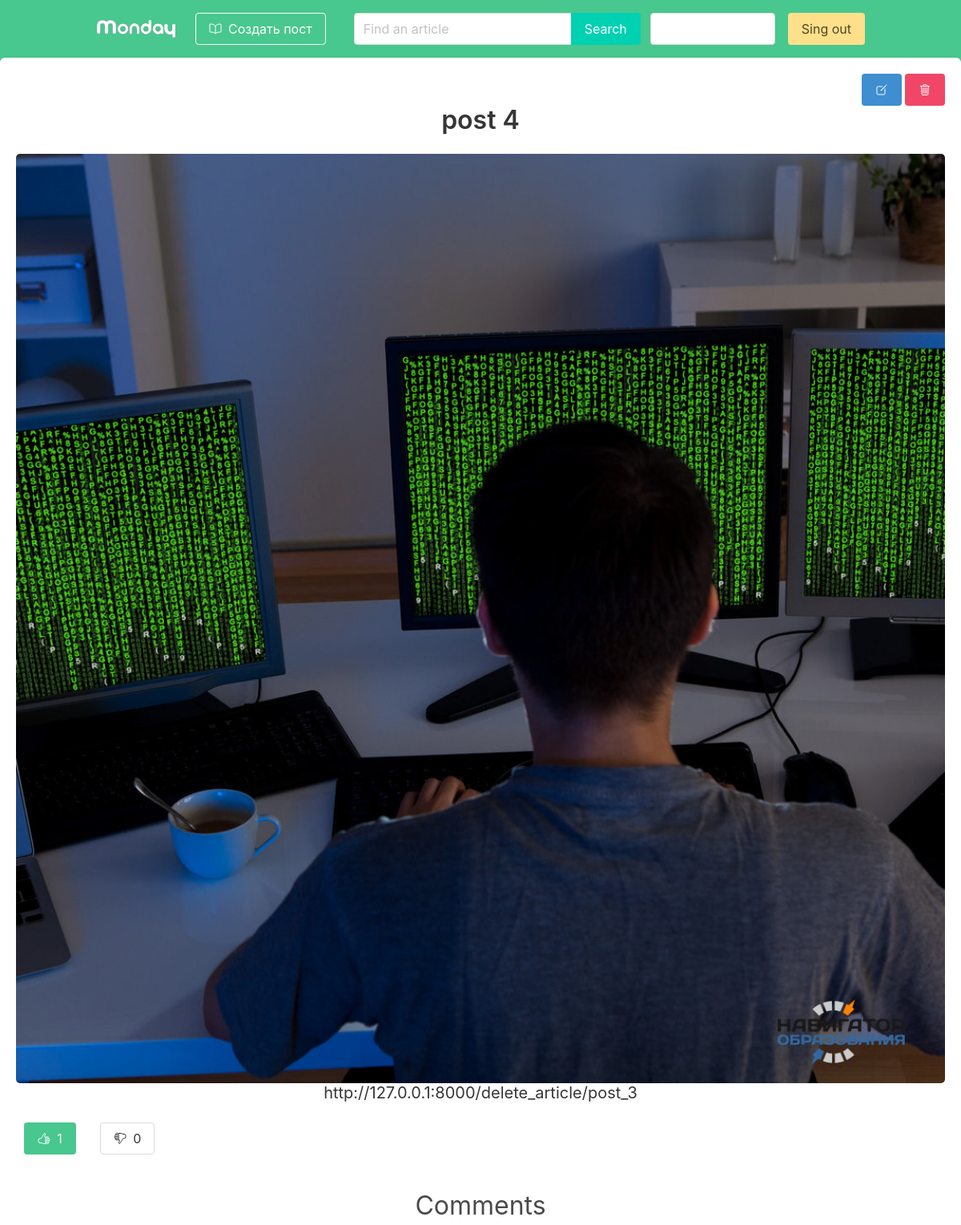
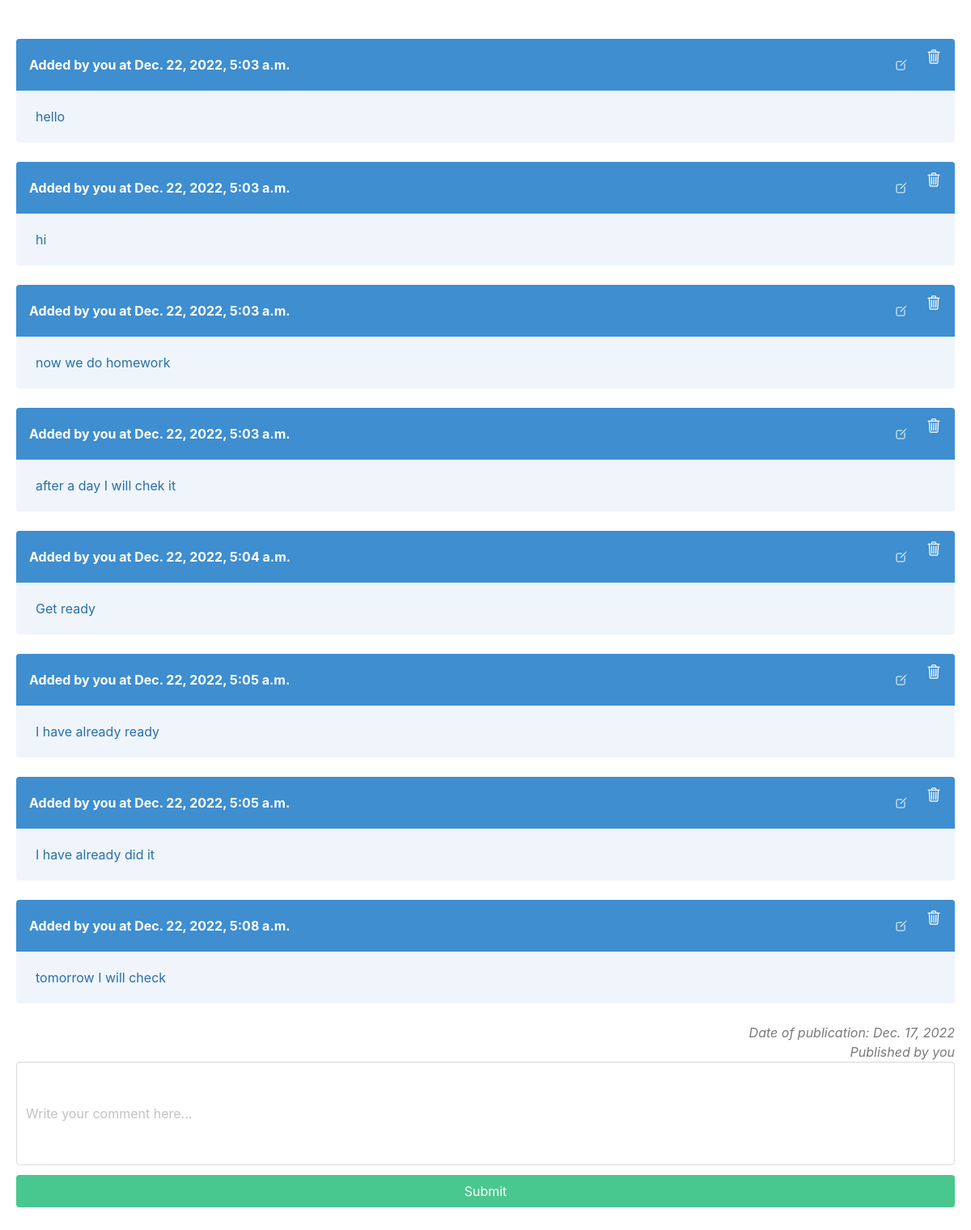
Page /post_4/ (signed in) on the committed database (2 pictures, top to bottom).
### articles/models.py (models this page shows, shortened)
class Article(models.Model):
    title = models.CharField(max_length=255)
    text = models.TextField(null=True)
    slug = models.SlugField(unique=True)
    date = models.DateField(auto_now=True)
    thumb = models.ImageField(default='image.jpg', blank=True)
    author = models.ForeignKey(User, default=None, on_delete=models.CASCADE)
    likes = models.ManyToManyField(User, related_name='likes')
    dislikes = models.ManyToManyField(User, related_name='dislikes')
    def __str__(self):
        return self.title
    def total_likes(self):
        return self.likes.count()
    def total_dislikes(self):
        return self.dislikes.count()

class Comment(models.Model):
    article = models.ForeignKey(Article, on_delete=models.CASCADE, null=True)
    user = models.ForeignKey(User, on_delete=models.CASCADE)
    body = models.TextField()
    date_added = models.DateTimeField(auto_now_add=True)

### articles/views.py (the view)
# urls.py: path('<slug>/', views.article_detail, name='article_detail'),
def article_detail(request, slug):
    article = get_object_or_404(Article, slug=slug)
    form = CommentForm(request.POST or None)
    if request.method == 'POST' and form.is_valid():
        instance = form.save(commit=False)
        instance.user = request.user
        instance.article = article
        instance.save()
        return redirect('articles:article_detail', slug=article.slug)
    return render(request, 'article_detail.html', {
        'article': article,
        'form': form,
    })

### articles/forms.py
class CommentForm(forms.ModelForm):
    body = forms.CharField(widget=forms.TextInput(attrs={
        'class': 'textarea',
        'size': '40',
        'placeholder': 'Write your comment here...'
    }))
    class Meta:
        model = models.Comment
        fields = ['body', ]

### articles/templates/article_detail.html (shortened to what this page needs)
{% extends 'base_layout.html' %}
{% load static from static %}
{% block content %}
    <div class="box" style="min-width:100%">
        {% if user == article.author %}
            <div class="has-text-right">
                <a href="{% url 'articles:edit_article' article.slug %}" class="button is-info ">
                    <ion-icon name="create-outline"></ion-icon>
                </a>
                <a href="{% url 'articles:delete_article' article.slug %}" class="button is-danger">
                    <ion-icon name="trash-outline"></ion-icon>
                </a>
            </div>
        {% else %}
            <div class="has-text-right">
                <p class="content has-text-grey-light">
                    You can't not edit and delete this post
                </p>
            </div>
        {% endif %}
        <div class="title has-text-dark has-text-centered">{{ article }}</div>
        <img src="{{ article.thumb.url }}" alt="" class="image is-centered" style="min-width: 100%; border-radius: 5px">
        <div class="subtitle has-text-dark has-text-centered">{{ article.text }}</div>
        {% if user in article.likes.all and user not in article.dislikes.all %}
            <div class="columns">
                <div class="column is-1">
                    <form action="{% url 'articles:like' article.slug %}" method="post"
                          class="has-text-right">
                        <button type="submit" name="article_id" value="{{ article.id }}"
                                class="button is-success">
                            <ion-icon name="thumbs-up-outline"></ion-icon>
                            <span class="ml-2">{{ article.total_likes }}</span>
                        </button>
                    </form>
                </div>
                <div class="column is-1">
                    <form action="{% url 'articles:dislike' article.slug %}" method="post"
                          class="has-text-right">
                        <button type="submit" name="article_id" value="{{ article.id }}"
                                class="button">
                            <ion-icon name="thumbs-down-outline"></ion-icon>
                            <span class="ml-2">{{ article.total_dislikes }}</span>
                        </button>
                    </form>
                </div>
            </div>
        {% endif %}
        {% if not article.comment_set.all %}
            <div class="has-text-centered has-text-grey-light is-5 mx-3">
                No comments yet. Be first to leave comment...
            </div>
        {% else %}
            <p class="has-text-centered is-size-3 mb-6">Comments</p>
            {% for comment in article.comment_set.all %}
                <article class="message is-info">
                    <div class="message-header">
                        {% if user == comment.user %}
                            Added by you at {{ comment.date_added }}
                        {% else %}
                            Added by {{ comment.user }} at {{ comment.date_added }}
                        {% endif %}
                        {% if user == comment.user %}
                            <div class="has-text-right is-size-5">
                                <a href="{% url 'articles:edit_comment' slug=article.slug pk=comment.pk %}"
                                   class="button is-info">
                                    <ion-icon name="create-outline"></ion-icon>
                                </a>
                                <a href="{% url 'articles:delete_comment' pk=comment.pk %}"
                                   style="text-decoration: none">
                                    <ion-icon name="trash-outline"></ion-icon>
                                </a>
                            </div>
                        {% endif %}
                    </div>
                    <div class="message-body">{{ comment.body }}</div>
                </article>
            {% endfor %}
        {% endif %}
        <div class="has-text-grey is-size-6 has-text-right is-italic">
            <p class="datetime">Date of publication: {{ article.date }}</p>
            {% if user == article.author %}
                <p class="content">Published by you</p>
            {% else %}
                <p class="content">Published by: {{ article.author }}</p>
            {% endif %}
        </div>
        <form method="POST" enctype="multipart/form-data" class="comment">
            {{ form }}
            <button type="submit" class="button is-success mt-3 is-fullwidth">Submit</button>
        </form>
    </div>
{% endblock %}

### rows in the picture
Article: title "post 4", thumb (picture), text "http://127.0.0.1:8000/delete_article/post_3", total_likes "1", total_dislikes "0", date "Dec. 17, 2022"
Comment: date_added "Dec. 22, 2022, 5:03 a.m.", body "hello"
Comment: date_added "Dec. 22, 2022, 5:03 a.m.", body "hi"
Comment: date_added "Dec. 22, 2022, 5:03 a.m.", body "now we do homework"
Comment: date_added "Dec. 22, 2022, 5:03 a.m.", body "after a day I will chek it"
Comment: date_added "Dec. 22, 2022, 5:04 a.m.", body "Get ready"
Comment: date_added "Dec. 22, 2022, 5:05 a.m.", body "I have already ready"
Comment: date_added "Dec. 22, 2022, 5:05 a.m.", body "I have already did it"
Comment: date_added "Dec. 22, 2022, 5:08 a.m.", body "tomorrow I will check"
